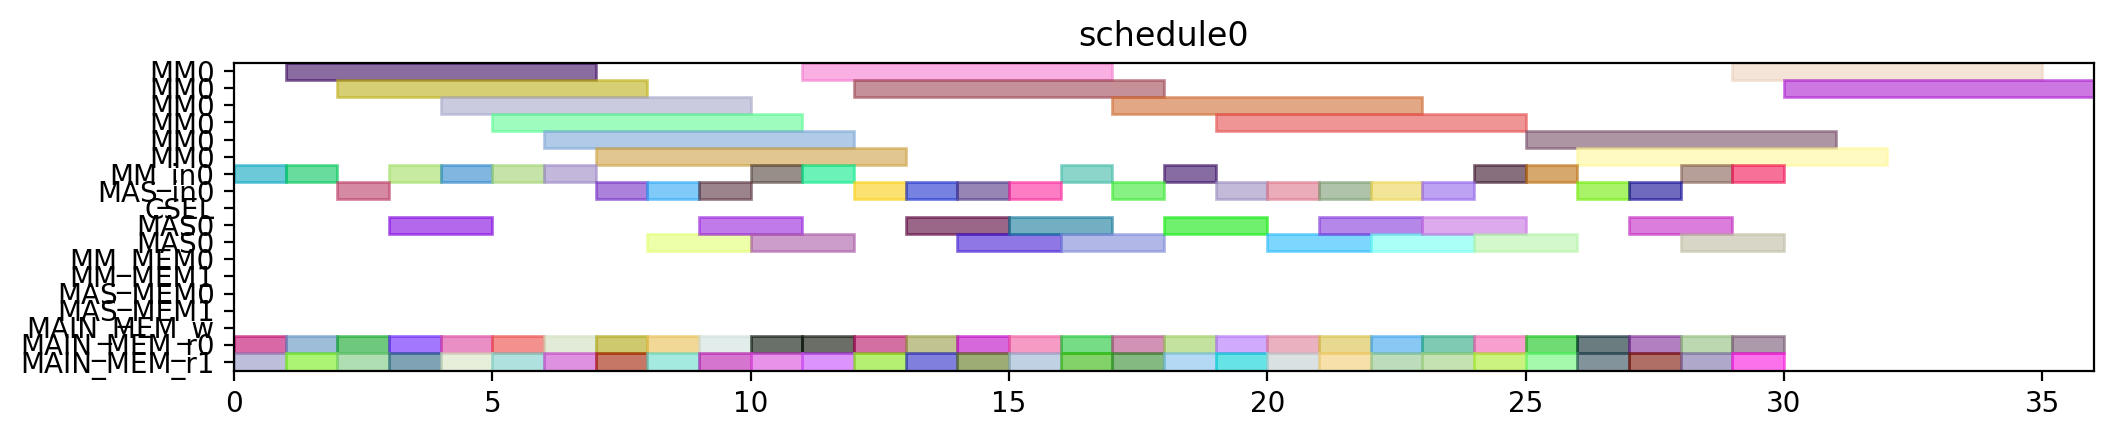

Recreate this plot in Python.
from pyschedule import Scenario, solvers, plotters, alt


def solve():
	horizon = 120
	S = Scenario("schedule0", horizon=horizon)

	# resource
	MM = S.Resources('MM', num=1, size=6)
	MM_in = S.Resources('MM_in', num=1)
	MAS_in = S.Resources('MAS_in', num=1)
	CSEL = S.Resource('CSEL')
	MAS = S.Resources('MAS', num=1, size=2, periods=range(1, horizon))
	MM_MEM = S.Resources('MM_MEM', num=2)
	MAS_MEM = S.Resources('MAS_MEM', num=2)
	MAIN_MEM_w = S.Resource('MAIN_MEM_w', size=1)
	MAIN_MEM_r = S.Resources('MAIN_MEM_r', num=2)

	# result of previous scheduling

	# new tasks
	r1_t0 = S.Task('r1_t0', length=6, delay_cost=1)
	r1_t0 += alt(MM)
	r1_t0_in = S.Task('r1_t0_in', length=1, delay_cost=1)
	r1_t0_in += alt(MM_in)
	S += r1_t0_in*MM_in[0]<=r1_t0*MM[0]
	r1_t0_mem0 = S.Task('r1_t0_mem0', length=1, delay_cost=1)
	r1_t0_mem0 += MAIN_MEM_r[0]
	S += r1_t0_mem0 <= r1_t0

	r1_t0_mem1 = S.Task('r1_t0_mem1', length=1, delay_cost=1)
	r1_t0_mem1 += MAIN_MEM_r[1]
	S += r1_t0_mem1 <= r1_t0

	r1_t1 = S.Task('r1_t1', length=6, delay_cost=1)
	r1_t1 += alt(MM)
	r1_t1_in = S.Task('r1_t1_in', length=1, delay_cost=1)
	r1_t1_in += alt(MM_in)
	S += r1_t1_in*MM_in[0]<=r1_t1*MM[0]
	r1_t1_mem0 = S.Task('r1_t1_mem0', length=1, delay_cost=1)
	r1_t1_mem0 += MAIN_MEM_r[0]
	S += r1_t1_mem0 <= r1_t1

	r1_t1_mem1 = S.Task('r1_t1_mem1', length=1, delay_cost=1)
	r1_t1_mem1 += MAIN_MEM_r[1]
	S += r1_t1_mem1 <= r1_t1

	r1_t2 = S.Task('r1_t2', length=2, delay_cost=1)
	r1_t2 += alt(MAS)
	r1_t2_in = S.Task('r1_t2_in', length=1, delay_cost=1)
	r1_t2_in += alt(MAS_in)
	S += r1_t2_in*MAS_in[0]<=r1_t2*MAS[0]

	r1_t2_mem0 = S.Task('r1_t2_mem0', length=1, delay_cost=1)
	r1_t2_mem0 += MAIN_MEM_r[0]
	S += r1_t2_mem0 <= r1_t2

	r1_t2_mem1 = S.Task('r1_t2_mem1', length=1, delay_cost=1)
	r1_t2_mem1 += MAIN_MEM_r[1]
	S += r1_t2_mem1 <= r1_t2

	r1_t3 = S.Task('r1_t3', length=2, delay_cost=1)
	r1_t3 += alt(MAS)
	r1_t3_in = S.Task('r1_t3_in', length=1, delay_cost=1)
	r1_t3_in += alt(MAS_in)
	S += r1_t3_in*MAS_in[0]<=r1_t3*MAS[0]

	r1_t3_mem0 = S.Task('r1_t3_mem0', length=1, delay_cost=1)
	r1_t3_mem0 += MAIN_MEM_r[0]
	S += r1_t3_mem0 <= r1_t3

	r1_t3_mem1 = S.Task('r1_t3_mem1', length=1, delay_cost=1)
	r1_t3_mem1 += MAIN_MEM_r[1]
	S += r1_t3_mem1 <= r1_t3

	r3_t0 = S.Task('r3_t0', length=6, delay_cost=1)
	r3_t0 += alt(MM)
	r3_t0_in = S.Task('r3_t0_in', length=1, delay_cost=1)
	r3_t0_in += alt(MM_in)
	S += r3_t0_in*MM_in[0]<=r3_t0*MM[0]
	r3_t0_mem0 = S.Task('r3_t0_mem0', length=1, delay_cost=1)
	r3_t0_mem0 += MAIN_MEM_r[0]
	S += r3_t0_mem0 <= r3_t0

	r3_t0_mem1 = S.Task('r3_t0_mem1', length=1, delay_cost=1)
	r3_t0_mem1 += MAIN_MEM_r[1]
	S += r3_t0_mem1 <= r3_t0

	r3_t1 = S.Task('r3_t1', length=6, delay_cost=1)
	r3_t1 += alt(MM)
	r3_t1_in = S.Task('r3_t1_in', length=1, delay_cost=1)
	r3_t1_in += alt(MM_in)
	S += r3_t1_in*MM_in[0]<=r3_t1*MM[0]
	r3_t1_mem0 = S.Task('r3_t1_mem0', length=1, delay_cost=1)
	r3_t1_mem0 += MAIN_MEM_r[0]
	S += r3_t1_mem0 <= r3_t1

	r3_t1_mem1 = S.Task('r3_t1_mem1', length=1, delay_cost=1)
	r3_t1_mem1 += MAIN_MEM_r[1]
	S += r3_t1_mem1 <= r3_t1

	r3_t2 = S.Task('r3_t2', length=2, delay_cost=1)
	r3_t2 += alt(MAS)
	r3_t2_in = S.Task('r3_t2_in', length=1, delay_cost=1)
	r3_t2_in += alt(MAS_in)
	S += r3_t2_in*MAS_in[0]<=r3_t2*MAS[0]

	r3_t2_mem0 = S.Task('r3_t2_mem0', length=1, delay_cost=1)
	r3_t2_mem0 += MAIN_MEM_r[0]
	S += r3_t2_mem0 <= r3_t2

	r3_t2_mem1 = S.Task('r3_t2_mem1', length=1, delay_cost=1)
	r3_t2_mem1 += MAIN_MEM_r[1]
	S += r3_t2_mem1 <= r3_t2

	r3_t3 = S.Task('r3_t3', length=2, delay_cost=1)
	r3_t3 += alt(MAS)
	r3_t3_in = S.Task('r3_t3_in', length=1, delay_cost=1)
	r3_t3_in += alt(MAS_in)
	S += r3_t3_in*MAS_in[0]<=r3_t3*MAS[0]

	r3_t3_mem0 = S.Task('r3_t3_mem0', length=1, delay_cost=1)
	r3_t3_mem0 += MAIN_MEM_r[0]
	S += r3_t3_mem0 <= r3_t3

	r3_t3_mem1 = S.Task('r3_t3_mem1', length=1, delay_cost=1)
	r3_t3_mem1 += MAIN_MEM_r[1]
	S += r3_t3_mem1 <= r3_t3

	r4_t0 = S.Task('r4_t0', length=6, delay_cost=1)
	r4_t0 += alt(MM)
	r4_t0_in = S.Task('r4_t0_in', length=1, delay_cost=1)
	r4_t0_in += alt(MM_in)
	S += r4_t0_in*MM_in[0]<=r4_t0*MM[0]
	r4_t0_mem0 = S.Task('r4_t0_mem0', length=1, delay_cost=1)
	r4_t0_mem0 += MAIN_MEM_r[0]
	S += r4_t0_mem0 <= r4_t0

	r4_t0_mem1 = S.Task('r4_t0_mem1', length=1, delay_cost=1)
	r4_t0_mem1 += MAIN_MEM_r[1]
	S += r4_t0_mem1 <= r4_t0

	r4_t1 = S.Task('r4_t1', length=6, delay_cost=1)
	r4_t1 += alt(MM)
	r4_t1_in = S.Task('r4_t1_in', length=1, delay_cost=1)
	r4_t1_in += alt(MM_in)
	S += r4_t1_in*MM_in[0]<=r4_t1*MM[0]
	r4_t1_mem0 = S.Task('r4_t1_mem0', length=1, delay_cost=1)
	r4_t1_mem0 += MAIN_MEM_r[0]
	S += r4_t1_mem0 <= r4_t1

	r4_t1_mem1 = S.Task('r4_t1_mem1', length=1, delay_cost=1)
	r4_t1_mem1 += MAIN_MEM_r[1]
	S += r4_t1_mem1 <= r4_t1

	r4_t2 = S.Task('r4_t2', length=2, delay_cost=1)
	r4_t2 += alt(MAS)
	r4_t2_in = S.Task('r4_t2_in', length=1, delay_cost=1)
	r4_t2_in += alt(MAS_in)
	S += r4_t2_in*MAS_in[0]<=r4_t2*MAS[0]

	r4_t2_mem0 = S.Task('r4_t2_mem0', length=1, delay_cost=1)
	r4_t2_mem0 += MAIN_MEM_r[0]
	S += r4_t2_mem0 <= r4_t2

	r4_t2_mem1 = S.Task('r4_t2_mem1', length=1, delay_cost=1)
	r4_t2_mem1 += MAIN_MEM_r[1]
	S += r4_t2_mem1 <= r4_t2

	r4_t3 = S.Task('r4_t3', length=2, delay_cost=1)
	r4_t3 += alt(MAS)
	r4_t3_in = S.Task('r4_t3_in', length=1, delay_cost=1)
	r4_t3_in += alt(MAS_in)
	S += r4_t3_in*MAS_in[0]<=r4_t3*MAS[0]

	r4_t3_mem0 = S.Task('r4_t3_mem0', length=1, delay_cost=1)
	r4_t3_mem0 += MAIN_MEM_r[0]
	S += r4_t3_mem0 <= r4_t3

	r4_t3_mem1 = S.Task('r4_t3_mem1', length=1, delay_cost=1)
	r4_t3_mem1 += MAIN_MEM_r[1]
	S += r4_t3_mem1 <= r4_t3

	r5_t0 = S.Task('r5_t0', length=6, delay_cost=1)
	r5_t0 += alt(MM)
	r5_t0_in = S.Task('r5_t0_in', length=1, delay_cost=1)
	r5_t0_in += alt(MM_in)
	S += r5_t0_in*MM_in[0]<=r5_t0*MM[0]
	r5_t0_mem0 = S.Task('r5_t0_mem0', length=1, delay_cost=1)
	r5_t0_mem0 += MAIN_MEM_r[0]
	S += r5_t0_mem0 <= r5_t0

	r5_t0_mem1 = S.Task('r5_t0_mem1', length=1, delay_cost=1)
	r5_t0_mem1 += MAIN_MEM_r[1]
	S += r5_t0_mem1 <= r5_t0

	r5_t1 = S.Task('r5_t1', length=6, delay_cost=1)
	r5_t1 += alt(MM)
	r5_t1_in = S.Task('r5_t1_in', length=1, delay_cost=1)
	r5_t1_in += alt(MM_in)
	S += r5_t1_in*MM_in[0]<=r5_t1*MM[0]
	r5_t1_mem0 = S.Task('r5_t1_mem0', length=1, delay_cost=1)
	r5_t1_mem0 += MAIN_MEM_r[0]
	S += r5_t1_mem0 <= r5_t1

	r5_t1_mem1 = S.Task('r5_t1_mem1', length=1, delay_cost=1)
	r5_t1_mem1 += MAIN_MEM_r[1]
	S += r5_t1_mem1 <= r5_t1

	r5_t2 = S.Task('r5_t2', length=2, delay_cost=1)
	r5_t2 += alt(MAS)
	r5_t2_in = S.Task('r5_t2_in', length=1, delay_cost=1)
	r5_t2_in += alt(MAS_in)
	S += r5_t2_in*MAS_in[0]<=r5_t2*MAS[0]

	r5_t2_mem0 = S.Task('r5_t2_mem0', length=1, delay_cost=1)
	r5_t2_mem0 += MAIN_MEM_r[0]
	S += r5_t2_mem0 <= r5_t2

	r5_t2_mem1 = S.Task('r5_t2_mem1', length=1, delay_cost=1)
	r5_t2_mem1 += MAIN_MEM_r[1]
	S += r5_t2_mem1 <= r5_t2

	r5_t3 = S.Task('r5_t3', length=2, delay_cost=1)
	r5_t3 += alt(MAS)
	r5_t3_in = S.Task('r5_t3_in', length=1, delay_cost=1)
	r5_t3_in += alt(MAS_in)
	S += r5_t3_in*MAS_in[0]<=r5_t3*MAS[0]

	r5_t3_mem0 = S.Task('r5_t3_mem0', length=1, delay_cost=1)
	r5_t3_mem0 += MAIN_MEM_r[0]
	S += r5_t3_mem0 <= r5_t3

	r5_t3_mem1 = S.Task('r5_t3_mem1', length=1, delay_cost=1)
	r5_t3_mem1 += MAIN_MEM_r[1]
	S += r5_t3_mem1 <= r5_t3

	r6_t0 = S.Task('r6_t0', length=6, delay_cost=1)
	r6_t0 += alt(MM)
	r6_t0_in = S.Task('r6_t0_in', length=1, delay_cost=1)
	r6_t0_in += alt(MM_in)
	S += r6_t0_in*MM_in[0]<=r6_t0*MM[0]
	r6_t0_mem0 = S.Task('r6_t0_mem0', length=1, delay_cost=1)
	r6_t0_mem0 += MAIN_MEM_r[0]
	S += r6_t0_mem0 <= r6_t0

	r6_t0_mem1 = S.Task('r6_t0_mem1', length=1, delay_cost=1)
	r6_t0_mem1 += MAIN_MEM_r[1]
	S += r6_t0_mem1 <= r6_t0

	r6_t1 = S.Task('r6_t1', length=6, delay_cost=1)
	r6_t1 += alt(MM)
	r6_t1_in = S.Task('r6_t1_in', length=1, delay_cost=1)
	r6_t1_in += alt(MM_in)
	S += r6_t1_in*MM_in[0]<=r6_t1*MM[0]
	r6_t1_mem0 = S.Task('r6_t1_mem0', length=1, delay_cost=1)
	r6_t1_mem0 += MAIN_MEM_r[0]
	S += r6_t1_mem0 <= r6_t1

	r6_t1_mem1 = S.Task('r6_t1_mem1', length=1, delay_cost=1)
	r6_t1_mem1 += MAIN_MEM_r[1]
	S += r6_t1_mem1 <= r6_t1

	r6_t2 = S.Task('r6_t2', length=2, delay_cost=1)
	r6_t2 += alt(MAS)
	r6_t2_in = S.Task('r6_t2_in', length=1, delay_cost=1)
	r6_t2_in += alt(MAS_in)
	S += r6_t2_in*MAS_in[0]<=r6_t2*MAS[0]

	r6_t2_mem0 = S.Task('r6_t2_mem0', length=1, delay_cost=1)
	r6_t2_mem0 += MAIN_MEM_r[0]
	S += r6_t2_mem0 <= r6_t2

	r6_t2_mem1 = S.Task('r6_t2_mem1', length=1, delay_cost=1)
	r6_t2_mem1 += MAIN_MEM_r[1]
	S += r6_t2_mem1 <= r6_t2

	r6_t3 = S.Task('r6_t3', length=2, delay_cost=1)
	r6_t3 += alt(MAS)
	r6_t3_in = S.Task('r6_t3_in', length=1, delay_cost=1)
	r6_t3_in += alt(MAS_in)
	S += r6_t3_in*MAS_in[0]<=r6_t3*MAS[0]

	r6_t3_mem0 = S.Task('r6_t3_mem0', length=1, delay_cost=1)
	r6_t3_mem0 += MAIN_MEM_r[0]
	S += r6_t3_mem0 <= r6_t3

	r6_t3_mem1 = S.Task('r6_t3_mem1', length=1, delay_cost=1)
	r6_t3_mem1 += MAIN_MEM_r[1]
	S += r6_t3_mem1 <= r6_t3

	r9_t2 = S.Task('r9_t2', length=2, delay_cost=1)
	r9_t2 += alt(MAS)
	r9_t2_in = S.Task('r9_t2_in', length=1, delay_cost=1)
	r9_t2_in += alt(MAS_in)
	S += r9_t2_in*MAS_in[0]<=r9_t2*MAS[0]

	r9_t2_mem0 = S.Task('r9_t2_mem0', length=1, delay_cost=1)
	r9_t2_mem0 += MAIN_MEM_r[0]
	S += r9_t2_mem0 <= r9_t2

	r9_t2_mem1 = S.Task('r9_t2_mem1', length=1, delay_cost=1)
	r9_t2_mem1 += MAIN_MEM_r[1]
	S += r9_t2_mem1 <= r9_t2

	r12_t0 = S.Task('r12_t0', length=6, delay_cost=1)
	r12_t0 += alt(MM)
	r12_t0_in = S.Task('r12_t0_in', length=1, delay_cost=1)
	r12_t0_in += alt(MM_in)
	S += r12_t0_in*MM_in[0]<=r12_t0*MM[0]
	r12_t0_mem0 = S.Task('r12_t0_mem0', length=1, delay_cost=1)
	r12_t0_mem0 += MAIN_MEM_r[0]
	S += r12_t0_mem0 <= r12_t0

	r12_t0_mem1 = S.Task('r12_t0_mem1', length=1, delay_cost=1)
	r12_t0_mem1 += MAIN_MEM_r[1]
	S += r12_t0_mem1 <= r12_t0

	r12_t1 = S.Task('r12_t1', length=6, delay_cost=1)
	r12_t1 += alt(MM)
	r12_t1_in = S.Task('r12_t1_in', length=1, delay_cost=1)
	r12_t1_in += alt(MM_in)
	S += r12_t1_in*MM_in[0]<=r12_t1*MM[0]
	r12_t1_mem0 = S.Task('r12_t1_mem0', length=1, delay_cost=1)
	r12_t1_mem0 += MAIN_MEM_r[0]
	S += r12_t1_mem0 <= r12_t1

	r12_t1_mem1 = S.Task('r12_t1_mem1', length=1, delay_cost=1)
	r12_t1_mem1 += MAIN_MEM_r[1]
	S += r12_t1_mem1 <= r12_t1

	r12_t2 = S.Task('r12_t2', length=2, delay_cost=1)
	r12_t2 += alt(MAS)
	r12_t2_in = S.Task('r12_t2_in', length=1, delay_cost=1)
	r12_t2_in += alt(MAS_in)
	S += r12_t2_in*MAS_in[0]<=r12_t2*MAS[0]

	r12_t2_mem0 = S.Task('r12_t2_mem0', length=1, delay_cost=1)
	r12_t2_mem0 += MAIN_MEM_r[0]
	S += r12_t2_mem0 <= r12_t2

	r12_t2_mem1 = S.Task('r12_t2_mem1', length=1, delay_cost=1)
	r12_t2_mem1 += MAIN_MEM_r[1]
	S += r12_t2_mem1 <= r12_t2

	r12_t3 = S.Task('r12_t3', length=2, delay_cost=1)
	r12_t3 += alt(MAS)
	r12_t3_in = S.Task('r12_t3_in', length=1, delay_cost=1)
	r12_t3_in += alt(MAS_in)
	S += r12_t3_in*MAS_in[0]<=r12_t3*MAS[0]

	r12_t3_mem0 = S.Task('r12_t3_mem0', length=1, delay_cost=1)
	r12_t3_mem0 += MAIN_MEM_r[0]
	S += r12_t3_mem0 <= r12_t3

	r12_t3_mem1 = S.Task('r12_t3_mem1', length=1, delay_cost=1)
	r12_t3_mem1 += MAIN_MEM_r[1]
	S += r12_t3_mem1 <= r12_t3

	r13_t0 = S.Task('r13_t0', length=6, delay_cost=1)
	r13_t0 += alt(MM)
	r13_t0_in = S.Task('r13_t0_in', length=1, delay_cost=1)
	r13_t0_in += alt(MM_in)
	S += r13_t0_in*MM_in[0]<=r13_t0*MM[0]
	r13_t0_mem0 = S.Task('r13_t0_mem0', length=1, delay_cost=1)
	r13_t0_mem0 += MAIN_MEM_r[0]
	S += r13_t0_mem0 <= r13_t0

	r13_t0_mem1 = S.Task('r13_t0_mem1', length=1, delay_cost=1)
	r13_t0_mem1 += MAIN_MEM_r[1]
	S += r13_t0_mem1 <= r13_t0

	r13_t1 = S.Task('r13_t1', length=6, delay_cost=1)
	r13_t1 += alt(MM)
	r13_t1_in = S.Task('r13_t1_in', length=1, delay_cost=1)
	r13_t1_in += alt(MM_in)
	S += r13_t1_in*MM_in[0]<=r13_t1*MM[0]
	r13_t1_mem0 = S.Task('r13_t1_mem0', length=1, delay_cost=1)
	r13_t1_mem0 += MAIN_MEM_r[0]
	S += r13_t1_mem0 <= r13_t1

	r13_t1_mem1 = S.Task('r13_t1_mem1', length=1, delay_cost=1)
	r13_t1_mem1 += MAIN_MEM_r[1]
	S += r13_t1_mem1 <= r13_t1

	r13_t2 = S.Task('r13_t2', length=2, delay_cost=1)
	r13_t2 += alt(MAS)
	r13_t2_in = S.Task('r13_t2_in', length=1, delay_cost=1)
	r13_t2_in += alt(MAS_in)
	S += r13_t2_in*MAS_in[0]<=r13_t2*MAS[0]

	r13_t2_mem0 = S.Task('r13_t2_mem0', length=1, delay_cost=1)
	r13_t2_mem0 += MAIN_MEM_r[0]
	S += r13_t2_mem0 <= r13_t2

	r13_t2_mem1 = S.Task('r13_t2_mem1', length=1, delay_cost=1)
	r13_t2_mem1 += MAIN_MEM_r[1]
	S += r13_t2_mem1 <= r13_t2

	r13_t3 = S.Task('r13_t3', length=2, delay_cost=1)
	r13_t3 += alt(MAS)
	r13_t3_in = S.Task('r13_t3_in', length=1, delay_cost=1)
	r13_t3_in += alt(MAS_in)
	S += r13_t3_in*MAS_in[0]<=r13_t3*MAS[0]

	r13_t3_mem0 = S.Task('r13_t3_mem0', length=1, delay_cost=1)
	r13_t3_mem0 += MAIN_MEM_r[0]
	S += r13_t3_mem0 <= r13_t3

	r13_t3_mem1 = S.Task('r13_t3_mem1', length=1, delay_cost=1)
	r13_t3_mem1 += MAIN_MEM_r[1]
	S += r13_t3_mem1 <= r13_t3

	r16_t3 = S.Task('r16_t3', length=2, delay_cost=1)
	r16_t3 += alt(MAS)
	r16_t3_in = S.Task('r16_t3_in', length=1, delay_cost=1)
	r16_t3_in += alt(MAS_in)
	S += r16_t3_in*MAS_in[0]<=r16_t3*MAS[0]

	r16_t3_mem0 = S.Task('r16_t3_mem0', length=1, delay_cost=1)
	r16_t3_mem0 += MAIN_MEM_r[0]
	S += r16_t3_mem0 <= r16_t3

	r16_t3_mem1 = S.Task('r16_t3_mem1', length=1, delay_cost=1)
	r16_t3_mem1 += MAIN_MEM_r[1]
	S += r16_t3_mem1 <= r16_t3

	solvers.mip.solve(S,msg=1,kind='CPLEX',ratio_gap=1.01)

	solution = [['hoge']*len(S.solution()[1]) for i in range(len(S.solution()))]
	for i in range(len(S.solution())):
		for j in range(len(S.solution()[i])):
			solution[i][j]=str(S.solution()[i][j])
	print(solution)

	cycles = int(solution[-1][3])

	pic_file_name = "/mnt/rose/usr1/fukuda/ABE/multiRAM_multiMAS_16mux/scheduling_result/stage6MM1_stage2MAS1/EP2_YRECOVER/schedule0.png"
	if(S.solution() != []):
		plotters.matplotlib.plot(S,img_filename=pic_file_name, show_task_labels=False, fig_size=(cycles*0.25+3, 2))

	return solution
